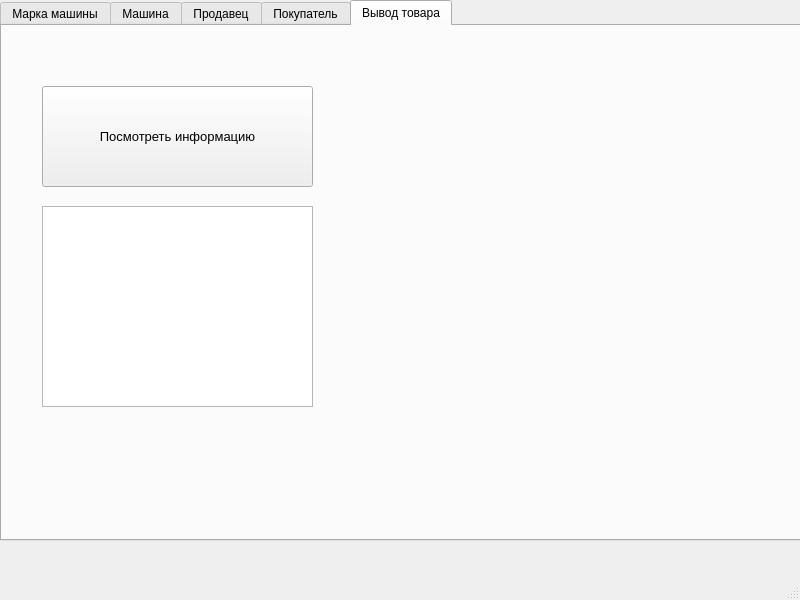
<?xml version="1.0" encoding="UTF-8"?>
<ui version="4.0">
 <class>MainWindow</class>
 <widget class="QMainWindow" name="MainWindow">
  <property name="geometry">
   <rect>
    <x>0</x>
    <y>0</y>
    <width>800</width>
    <height>600</height>
   </rect>
  </property>
  <property name="windowTitle">
   <string>MainWindow</string>
  </property>
  <widget class="QWidget" name="centralwidget">
   <widget class="QTabWidget" name="tabWidget">
    <property name="geometry">
     <rect>
      <x>0</x>
      <y>0</y>
      <width>801</width>
      <height>541</height>
     </rect>
    </property>
    <property name="currentIndex">
     <number>4</number>
    </property>
    <widget class="QWidget" name="tab_1">
     <attribute name="title">
      <string>Марка машины</string>
     </attribute>
     <widget class="QTextBrowser" name="textBrowser">
      <property name="geometry">
       <rect>
        <x>40</x>
        <y>180</y>
        <width>271</width>
        <height>201</height>
       </rect>
      </property>
      <property name="html">
       <string>&lt;!DOCTYPE HTML PUBLIC &quot;-//W3C//DTD HTML 4.0//EN&quot; &quot;http://www.w3.org/TR/REC-html40/strict.dtd&quot;&gt;
&lt;html&gt;&lt;head&gt;&lt;meta name=&quot;qrichtext&quot; content=&quot;1&quot; /&gt;&lt;style type=&quot;text/css&quot;&gt;
p, li { white-space: pre-wrap; }
&lt;/style&gt;&lt;/head&gt;&lt;body style=&quot; font-family:'MS Shell Dlg 2'; font-size:7.8pt; font-weight:400; font-style:normal;&quot;&gt;
&lt;p style=&quot;-qt-paragraph-type:empty; margin-top:0px; margin-bottom:0px; margin-left:0px; margin-right:0px; -qt-block-indent:0; text-indent:0px;&quot;&gt;&lt;br /&gt;&lt;/p&gt;
&lt;p style=&quot;-qt-paragraph-type:empty; margin-top:0px; margin-bottom:0px; margin-left:0px; margin-right:0px; -qt-block-indent:0; text-indent:0px;&quot;&gt;&lt;br /&gt;&lt;/p&gt;&lt;/body&gt;&lt;/html&gt;</string>
      </property>
     </widget>
     <widget class="QPushButton" name="pushButton">
      <property name="geometry">
       <rect>
        <x>40</x>
        <y>60</y>
        <width>271</width>
        <height>101</height>
       </rect>
      </property>
      <property name="font">
       <font>
        <pointsize>10</pointsize>
       </font>
      </property>
      <property name="text">
       <string>Посмотреть информацию</string>
      </property>
      <property name="checkable">
       <bool>false</bool>
      </property>
      <property name="autoRepeat">
       <bool>false</bool>
      </property>
     </widget>
     <widget class="QLabel" name="label">
      <property name="geometry">
       <rect>
        <x>350</x>
        <y>60</y>
        <width>391</width>
        <height>321</height>
       </rect>
      </property>
      <property name="text">
       <string/>
      </property>
      <property name="pixmap">
       <pixmap>Учеба/Программирование 1 курс/Лаб 19 Смирнов Николай/картинки/imgonline-com-ua-Resize-ixVbLaE7hLW.jpg</pixmap>
      </property>
     </widget>
    </widget>
    <widget class="QWidget" name="tab_3">
     <attribute name="title">
      <string>Машина</string>
     </attribute>
     <widget class="QTextBrowser" name="textBrowser_2">
      <property name="geometry">
       <rect>
        <x>40</x>
        <y>180</y>
        <width>271</width>
        <height>201</height>
       </rect>
      </property>
      <property name="html">
       <string>&lt;!DOCTYPE HTML PUBLIC &quot;-//W3C//DTD HTML 4.0//EN&quot; &quot;http://www.w3.org/TR/REC-html40/strict.dtd&quot;&gt;
&lt;html&gt;&lt;head&gt;&lt;meta name=&quot;qrichtext&quot; content=&quot;1&quot; /&gt;&lt;style type=&quot;text/css&quot;&gt;
p, li { white-space: pre-wrap; }
&lt;/style&gt;&lt;/head&gt;&lt;body style=&quot; font-family:'MS Shell Dlg 2'; font-size:7.8pt; font-weight:400; font-style:normal;&quot;&gt;
&lt;p style=&quot;-qt-paragraph-type:empty; margin-top:0px; margin-bottom:0px; margin-left:0px; margin-right:0px; -qt-block-indent:0; text-indent:0px;&quot;&gt;&lt;br /&gt;&lt;/p&gt;
&lt;p style=&quot;-qt-paragraph-type:empty; margin-top:0px; margin-bottom:0px; margin-left:0px; margin-right:0px; -qt-block-indent:0; text-indent:0px;&quot;&gt;&lt;br /&gt;&lt;/p&gt;&lt;/body&gt;&lt;/html&gt;</string>
      </property>
     </widget>
     <widget class="QPushButton" name="pushButton_2">
      <property name="geometry">
       <rect>
        <x>40</x>
        <y>60</y>
        <width>271</width>
        <height>101</height>
       </rect>
      </property>
      <property name="font">
       <font>
        <pointsize>10</pointsize>
       </font>
      </property>
      <property name="text">
       <string>Посмотреть информацию</string>
      </property>
      <property name="checkable">
       <bool>false</bool>
      </property>
      <property name="autoRepeat">
       <bool>false</bool>
      </property>
     </widget>
     <widget class="QLabel" name="label_2">
      <property name="geometry">
       <rect>
        <x>350</x>
        <y>60</y>
        <width>391</width>
        <height>321</height>
       </rect>
      </property>
      <property name="text">
       <string/>
      </property>
      <property name="pixmap">
       <pixmap>Учеба/Программирование 1 курс/Лаб 19 Смирнов Николай/картинки/imgonline-com-ua-Resize-sTKs4Auy0B3WEW.jpg</pixmap>
      </property>
     </widget>
    </widget>
    <widget class="QWidget" name="tab_8">
     <attribute name="title">
      <string>Продавец</string>
     </attribute>
     <widget class="QTextBrowser" name="textBrowser_3">
      <property name="geometry">
       <rect>
        <x>80</x>
        <y>230</y>
        <width>641</width>
        <height>111</height>
       </rect>
      </property>
      <property name="html">
       <string>&lt;!DOCTYPE HTML PUBLIC &quot;-//W3C//DTD HTML 4.0//EN&quot; &quot;http://www.w3.org/TR/REC-html40/strict.dtd&quot;&gt;
&lt;html&gt;&lt;head&gt;&lt;meta name=&quot;qrichtext&quot; content=&quot;1&quot; /&gt;&lt;style type=&quot;text/css&quot;&gt;
p, li { white-space: pre-wrap; }
&lt;/style&gt;&lt;/head&gt;&lt;body style=&quot; font-family:'MS Shell Dlg 2'; font-size:7.8pt; font-weight:400; font-style:normal;&quot;&gt;
&lt;p style=&quot;-qt-paragraph-type:empty; margin-top:0px; margin-bottom:0px; margin-left:0px; margin-right:0px; -qt-block-indent:0; text-indent:0px;&quot;&gt;&lt;br /&gt;&lt;/p&gt;
&lt;p style=&quot;-qt-paragraph-type:empty; margin-top:0px; margin-bottom:0px; margin-left:0px; margin-right:0px; -qt-block-indent:0; text-indent:0px;&quot;&gt;&lt;br /&gt;&lt;/p&gt;&lt;/body&gt;&lt;/html&gt;</string>
      </property>
     </widget>
     <widget class="QPushButton" name="pushButton_3">
      <property name="geometry">
       <rect>
        <x>270</x>
        <y>40</y>
        <width>271</width>
        <height>101</height>
       </rect>
      </property>
      <property name="font">
       <font>
        <pointsize>10</pointsize>
       </font>
      </property>
      <property name="text">
       <string>Посмотреть информацию</string>
      </property>
      <property name="checkable">
       <bool>false</bool>
      </property>
      <property name="autoRepeat">
       <bool>false</bool>
      </property>
     </widget>
    </widget>
    <widget class="QWidget" name="tab_9">
     <attribute name="title">
      <string>Покупатель</string>
     </attribute>
     <widget class="QTextBrowser" name="textBrowser_4">
      <property name="geometry">
       <rect>
        <x>80</x>
        <y>230</y>
        <width>641</width>
        <height>111</height>
       </rect>
      </property>
      <property name="html">
       <string>&lt;!DOCTYPE HTML PUBLIC &quot;-//W3C//DTD HTML 4.0//EN&quot; &quot;http://www.w3.org/TR/REC-html40/strict.dtd&quot;&gt;
&lt;html&gt;&lt;head&gt;&lt;meta name=&quot;qrichtext&quot; content=&quot;1&quot; /&gt;&lt;style type=&quot;text/css&quot;&gt;
p, li { white-space: pre-wrap; }
&lt;/style&gt;&lt;/head&gt;&lt;body style=&quot; font-family:'MS Shell Dlg 2'; font-size:7.8pt; font-weight:400; font-style:normal;&quot;&gt;
&lt;p style=&quot;-qt-paragraph-type:empty; margin-top:0px; margin-bottom:0px; margin-left:0px; margin-right:0px; -qt-block-indent:0; text-indent:0px;&quot;&gt;&lt;br /&gt;&lt;/p&gt;
&lt;p style=&quot;-qt-paragraph-type:empty; margin-top:0px; margin-bottom:0px; margin-left:0px; margin-right:0px; -qt-block-indent:0; text-indent:0px;&quot;&gt;&lt;br /&gt;&lt;/p&gt;&lt;/body&gt;&lt;/html&gt;</string>
      </property>
     </widget>
     <widget class="QPushButton" name="pushButton_4">
      <property name="geometry">
       <rect>
        <x>270</x>
        <y>40</y>
        <width>271</width>
        <height>101</height>
       </rect>
      </property>
      <property name="font">
       <font>
        <pointsize>10</pointsize>
       </font>
      </property>
      <property name="text">
       <string>Посмотреть информацию</string>
      </property>
      <property name="checkable">
       <bool>false</bool>
      </property>
      <property name="autoRepeat">
       <bool>false</bool>
      </property>
     </widget>
    </widget>
    <widget class="QWidget" name="tab_10">
     <attribute name="title">
      <string>Вывод товара</string>
     </attribute>
     <widget class="QTextBrowser" name="textBrowser_5">
      <property name="geometry">
       <rect>
        <x>40</x>
        <y>180</y>
        <width>271</width>
        <height>201</height>
       </rect>
      </property>
      <property name="html">
       <string>&lt;!DOCTYPE HTML PUBLIC &quot;-//W3C//DTD HTML 4.0//EN&quot; &quot;http://www.w3.org/TR/REC-html40/strict.dtd&quot;&gt;
&lt;html&gt;&lt;head&gt;&lt;meta name=&quot;qrichtext&quot; content=&quot;1&quot; /&gt;&lt;style type=&quot;text/css&quot;&gt;
p, li { white-space: pre-wrap; }
&lt;/style&gt;&lt;/head&gt;&lt;body style=&quot; font-family:'MS Shell Dlg 2'; font-size:7.8pt; font-weight:400; font-style:normal;&quot;&gt;
&lt;p style=&quot;-qt-paragraph-type:empty; margin-top:0px; margin-bottom:0px; margin-left:0px; margin-right:0px; -qt-block-indent:0; text-indent:0px;&quot;&gt;&lt;br /&gt;&lt;/p&gt;
&lt;p style=&quot;-qt-paragraph-type:empty; margin-top:0px; margin-bottom:0px; margin-left:0px; margin-right:0px; -qt-block-indent:0; text-indent:0px;&quot;&gt;&lt;br /&gt;&lt;/p&gt;&lt;/body&gt;&lt;/html&gt;</string>
      </property>
     </widget>
     <widget class="QPushButton" name="pushButton_5">
      <property name="geometry">
       <rect>
        <x>40</x>
        <y>60</y>
        <width>271</width>
        <height>101</height>
       </rect>
      </property>
      <property name="font">
       <font>
        <pointsize>10</pointsize>
       </font>
      </property>
      <property name="text">
       <string>Посмотреть информацию</string>
      </property>
      <property name="checkable">
       <bool>false</bool>
      </property>
      <property name="autoRepeat">
       <bool>false</bool>
      </property>
     </widget>
     <widget class="QLabel" name="label_3">
      <property name="geometry">
       <rect>
        <x>350</x>
        <y>60</y>
        <width>391</width>
        <height>321</height>
       </rect>
      </property>
      <property name="text">
       <string/>
      </property>
      <property name="pixmap">
       <pixmap>Учеба/Программирование 1 курс/Лаб 19 Смирнов Николай/картинки/imgonline-com-ua-Resize-YK4qEtjxntygDsh.jpg</pixmap>
      </property>
     </widget>
    </widget>
   </widget>
  </widget>
  <widget class="QMenuBar" name="menubar">
   <property name="geometry">
    <rect>
     <x>0</x>
     <y>0</y>
     <width>800</width>
     <height>26</height>
    </rect>
   </property>
  </widget>
  <widget class="QStatusBar" name="statusbar"/>
 </widget>
 <resources/>
 <connections/>
</ui>
